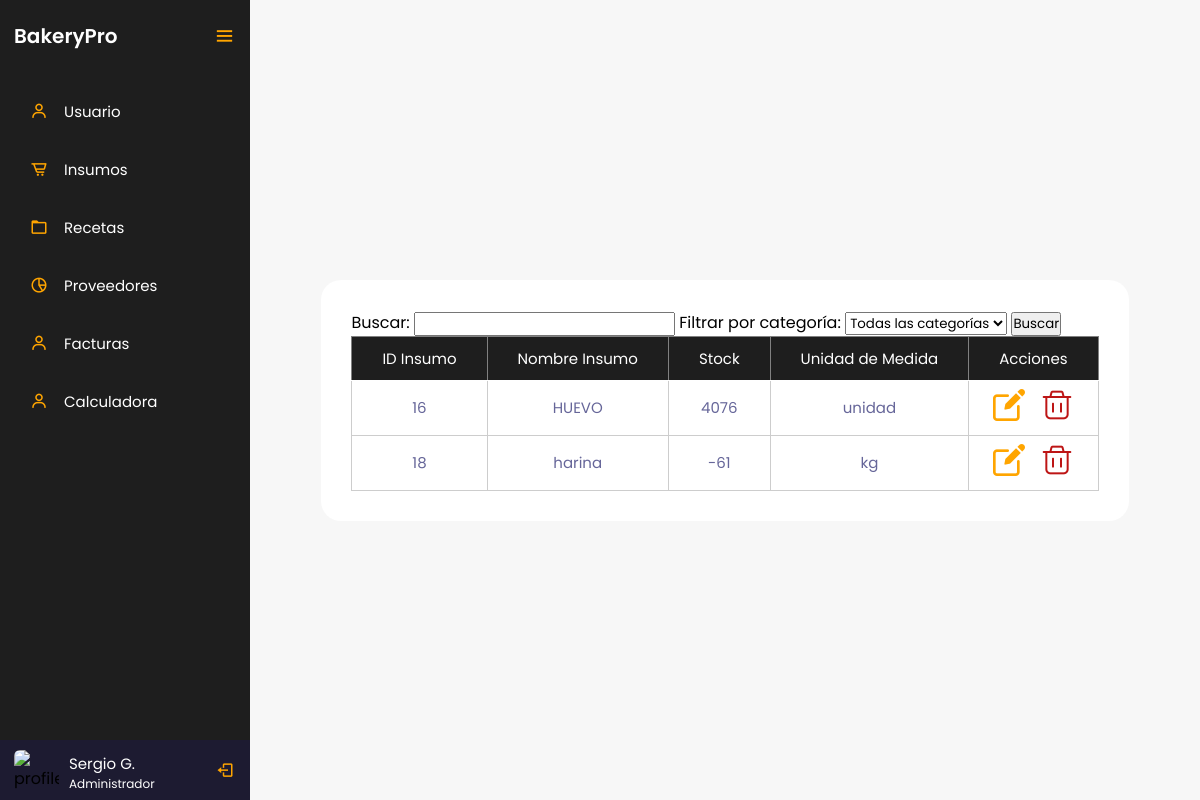
/controlador/Insumos/consultar.php (signed in), run on the app's committed database.
### tables this page shows
CREATE TABLE `tblusuario` (
  `IdUsuario` int(3) NOT NULL,
  `Nombres` varchar(20) NOT NULL,
  `Apellidos` varchar(20) NOT NULL,
  `IdRol` int(3) NOT NULL,
  `Cedula` decimal(10,0) NOT NULL,
  `Telefono` varchar(20) NOT NULL,
  `Password` varchar(10) NOT NULL
);

CREATE TABLE `tblroles` (
  `IdRol` int(3) NOT NULL,
  `Rol` varchar(20) NOT NULL
);

CREATE TABLE `tblinsumos` (
  `IdInsumo` int(3) NOT NULL,
  `NombreInsumo` varchar(30) NOT NULL,
  `Stock` int(5) NOT NULL,
  `IdUnidadMedida` int(3) NOT NULL,
  `IdCategoria` int(3) NOT NULL
);

CREATE TABLE `tblunidadesmedidas` (
  `IdUnidadMedida` int(3) NOT NULL,
  `medida` varchar(20) NOT NULL
);

### controlador/Insumos/consultar.php (the view, shortened to what this page needs)
<?php
    $servername = "localhost";
    $username = "root";
    $password = "";
    $dbname = "bakerypro";
    $conexion = mysqli_connect($servername, $username, $password, $dbname);
    $cedula = $_SESSION['cedula'];
    $sql = "SELECT Nombres, Apellidos, Rol FROM tblusuario INNER JOIN tblroles ON tblusuario.IdRol = tblroles.IdRol WHERE Cedula = $cedula";
    $resultado = mysqli_query($conexion, $sql);
    if (mysqli_num_rows($resultado) > 0) {
        $fila = mysqli_fetch_assoc($resultado);
        $nombre = $fila["Nombres"] . " " . $fila["Apellidos"];
        $rol = $fila["Rol"];
    } else {
        $nombre = "Nombre de usuario";
        $rol = "Rol de usuario";
    }
?>
<!DOCTYPE html>
<html lang="en">
<head>
    <link href='https://unpkg.com/boxicons@2.0.7/css/boxicons.min.css' rel='stylesheet'>
    <link rel="stylesheet" href="../../vista/style/styles.css">
</head>
<body>
    <div class="sidebar open">
        <div class="logo-details">
            <a href="../../dashboard.php" class="logo_link">
                <span class="logo_name">BakeryPro</span>
            </a>
            <i class='bx bx-menu' id="btn" ></i>
        </div>
        <ul class="nav-list">
            <li>
                <a href="../../vista/html/usuarios.php">
                    <i class='bx bx-user' ></i>
                    <span class="links_name">Usuario</span>
                </a>
            </li>
            <li>
                <a href="../../vista/html/insumos.php">
                    <i class='bx bx-cart-alt' ></i>
                    <span class="links_name">Insumos</span>
                </a>
            </li>
            <li>
                <a href="../../vista/html/recetas.php">
                    <i class='bx bx-folder' ></i>
                    <span class="links_name">Recetas</span>
                </a>
            </li>
            <li>
                <a href="../../vista/html/proveedores.php">
                    <i class='bx bx-pie-chart-alt-2' ></i>
                    <span class="links_name">Proveedores</span>
                </a>
            </li>
            <li>
                <a href="../../vista/html/facturas.php">
                    <i class='bx bx-user' ></i>
                    <span class="links_name">Facturas</span>
                </a>
            </li>
            <li>
                <a href="../../vista/html/calculadora.php">
                    <i class='bx bx-user' ></i>
                    <span class="links_name">Calculadora</span>
                </a>
            </li>
            <li class="profile">
                <div class="profile-details">
                    <img src="profile.jpg" alt="profileImg">
                    <div class="name_job">
                        <div class="name"><?php echo $nombre; ?></div>
                        <div class="job"><?php echo $rol; ?></div>
                    </div>
                </div>
                <a href="../login/logout.php" id="log_out">
                    <i class='bx bx-log-out'></i>
                </a>
            </li>
        </ul>
    </div>
    <section class="home-section">
        <div class="container">
        <form action="" method="GET">
                <label for="search">Buscar:</label>
                <input type="text" id="search" name="search">
                <label for="category">Filtrar por categoría:</label>
                <select id="category" name="category">
                    <option value="">Todas las categorías</option>
                </select>
                <button type="submit">Buscar</button>
            </form>
            <?php
                include '../../modelo/conexion.php';
                $sql = "SELECT tblinsumos.IdInsumo, tblinsumos.NombreInsumo, tblinsumos.Stock, tblunidadesmedidas.medida
                        FROM tblinsumos
                        INNER JOIN tblunidadesmedidas ON tblinsumos.IdUnidadMedida = tblunidadesmedidas.IdUnidadMedida";
                $resultado = $conexion->query($sql);
                if ($resultado->num_rows > 0) {
                    echo "<table border='1'>
                            <tr>
                                <th>ID Insumo</th>
                                <th>Nombre Insumo</th>
                                <th>Stock</th>
                                <th>Unidad de Medida</th>
                                <th>Acciones</th>
                            </tr>";
                    while ($fila = $resultado->fetch_assoc()) {
                        echo "<tr>
                                <td>{$fila['IdInsumo']}</td>
                                <td>{$fila["NombreInsumo"]}</td>
                                <td>{$fila["Stock"]}</td>
                                <td>{$fila["medida"]}</td>
                                <td>
                                    <a href='editar.php?idInsumo={$fila["IdInsumo"]}'><img src='../../vista/img/editar.png' alt='editar'></a>
                                    <a href='eliminar.php?IdInsumo={$fila["IdInsumo"]}'><img src='../../vista/img/eliminar.png' alt='eliminar'></a>
                                </td>
                            </tr>";
                    }
                    echo "</table>";
                } else {
                    echo "<p>No se encontraron resultados para la búsqueda y filtro proporcionados.</p>";
                }
            ?>
        </div>
    </section>
</body>
</html>

### vista/style/styles.css (style rules this page uses)
:root { --orange: #d4894c; --white_trasnparent: #232830; --very-light-pink: #C7C7C7; --text-input-field: #F7F7F7; --hospital-green: #bd1515; --sm: 14px; --md: 16px; --lg: 18px; --yellow: #ffa500; --black: #201e1c; --white: #ffffff; --official-black:#1e1e1e; --official-red:#ffa500; --background-white:#f7f7f7; --card-white:#ffffff; }
* { margin: 0; padding: 0; box-sizing: border-box; font-family: "Poppins" , sans-serif; }
.sidebar { position: fixed; left: 0; top: 0; height: 100%; width: 78px; background: var(--official-black); padding: 6px 14px; z-index: 99; transition: all 0.5s ease; }
.sidebar.open { width: 250px; }
.sidebar .logo-details { height: 60px; display: flex; align-items: center; position: relative; }
.sidebar .logo-details .logo_name { color: #fff; font-size: 20px; font-weight: 600; opacity: 0; transition: all 0.5s ease; }
.sidebar.open .logo-details .icon, .sidebar.open .logo-details .logo_name { opacity: 1; }
.sidebar .logo-details #btn { position: absolute; top: 50%; right: 0; transform: translateY(-50%); font-size: 22px; transition: all 0.4s ease; font-size: 23px; text-align: center; cursor: pointer; transition: all 0.5s ease; }
.sidebar.open .logo-details #btn { text-align: right; }
.sidebar i { color: var(--official-red); height: 60px; min-width: 50px; font-size: 28px; text-align: center; line-height: 60px; }
.sidebar .nav-list { margin-top: 20px; height: 100%; }
.sidebar li { position: relative; margin: 8px 0; list-style: none; }
.sidebar li a { display: flex; height: 100%; width: 100%; border-radius: 12px; align-items: center; text-decoration: none; transition: all 0.4s ease; }
.sidebar li a .links_name { color: #fff; font-size: 15px; font-weight: 400; white-space: nowrap; opacity: 0; pointer-events: none; transition: 0.4s; }
.sidebar.open li a .links_name { opacity: 1; pointer-events: auto; }
.sidebar li i { height: 50px; line-height: 50px; font-size: 18px; border-radius: 12px; }
.sidebar li.profile { position: fixed; height: 60px; width: 78px; left: 0; bottom: -8px; padding: 10px 14px; background: #1d1b31; transition: all 0.5s ease; overflow: hidden; }
.sidebar.open li.profile { width: 250px; }
.sidebar li .profile-details { display: flex; align-items: center; flex-wrap: nowrap; }
.sidebar li img { height: 45px; width: 45px; object-fit: cover; border-radius: 6px; margin-right: 10px; }
.sidebar li.profile .name, .sidebar li.profile .job { font-size: 15px; font-weight: 400; color: #fff; white-space: nowrap; }
.sidebar li.profile .job { font-size: 12px; }
.sidebar .profile #log_out { position: absolute; top: 50%; right: 0; transform: translateY(-50%); background: #1d1b31; width: 100%; height: 60px; line-height: 60px; border-radius: 0px; transition: all 0.5s ease; }
.sidebar.open .profile #log_out { width: 50px; background: none; }
.logo_link { text-decoration: none; }
.home-section { position: relative; background: var(--background-white); min-height: 100vh; display: flex; top: 0; left: 78px; width: calc(100% - 78px); transition: all 0.5s ease; z-index: 2; justify-content: center; align-items: center; }
.sidebar.open ~ .home-section { left: 250px; width: calc(100% - 250px); }
.container { height: auto; background: var(--card-white); padding: 30px; border-radius: 20px; }
table { font-size: 15px; width: 100%; text-align: center; border-collapse: collapse; }
th { font-size: 15px; font-weight: normal; padding: 8px; background: var(--official-black); border-bottom: 1px solid #fff; color: #fff; padding: 10px 30px; }
td { padding: 8px; background: #ffffff7d; border: 1px solid #cdcdcd; color: #669; border-top: 1px solid transparent; }
a { text-decoration: none; color: black; }
tbody tr td img { margin: 0 6px; }

### data on the page
tblusuario: nombre "Sergio G.", IdRol.Rol "Administrador"
tblinsumos: IdInsumo "16", NombreInsumo "HUEVO", Stock "4076", IdUnidadMedida.medida "unidad"
tblinsumos: IdInsumo "18", NombreInsumo "harina", Stock "-61", IdUnidadMedida.medida "kg"
